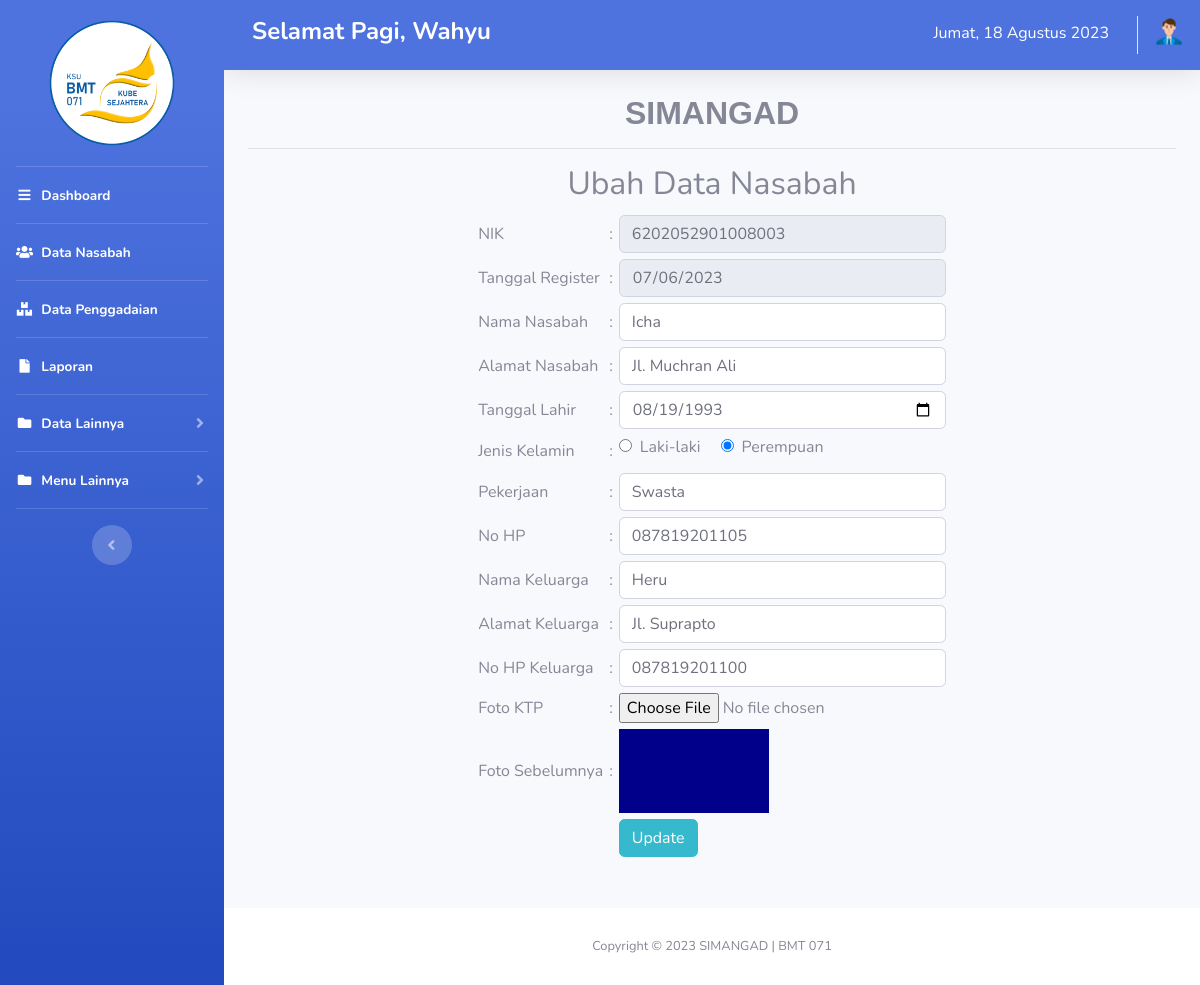
The app's page /index.php?updatenasabah=6202052901008003 (signed in) with its own data.
### tables this page shows
CREATE TABLE `nasabah` (
  `nik` varchar(16) NOT NULL,
  `nama_nasabah` varchar(30) NOT NULL,
  `alamat_nasabah` varchar(30) NOT NULL,
  `tgl_lahir` date NOT NULL,
  `jk` char(9) NOT NULL,
  `pekerjaan` varchar(20) NOT NULL,
  `no_hp` varchar(13) NOT NULL,
  `nama_keluarga` varchar(30) NOT NULL,
  `alamat_keluarga` varchar(30) NOT NULL,
  `no_hp_keluarga` varchar(13) NOT NULL,
  `tgl_register` date NOT NULL,
  `ktp` varchar(50) NOT NULL
);

### nasabah_form_update.php (the view, shortened to what this page needs)
<!DOCTYPE html>
<html>
<head>
  <link rel="stylesheet" type="text/css" href="../style/style.css?v=1" />
</head>
<body>
  <h2 align="center">Ubah Data Nasabah</h2>
  <?php
  if (isset($_GET['updatenasabah'])) {
    $id = $_GET['updatenasabah'];
    $result = $dbConn->prepare("SELECT * FROM nasabah where nik=:id");
    $result->execute(array(':id' => $id));
    $row = $result->fetch(PDO::FETCH_ASSOC);
  }
  ?>
  <form name="edit" action="proses_update.php?id=<?php echo $row['nik']; ?>" method="post" enctype="multipart/form-data">
    <table cellpadding="3" cellspacing="0" align="center">
      <tr>
        <td>NIK</td>
        <td>:</td>
        <td>
          <input readonly type="text" value="<?php echo $row['nik'] ?>" name="in_Nik" class="form-control" onchange='tryNumberFormat(this.form.thirdBox);' />
        </td>
      </tr>
      <tr>
        <td>Tanggal Register</td>
        <td>:</td>
        <td>
          <input readonly type="date" value="<?php echo $row['tgl_register'] ?>" name="in_Tglreg" class="form-control" id="tglreg" />
        </td>
      </tr>
      <tr>
        <td>Nama Nasabah</td>
        <td>:</td>
        <td>
          <input id="src" type="text" name="in_NamaNas" class="form-control" value="<?php echo $row['nama_nasabah'] ?>" />
        </td>
      </tr>
      <tr>
      <tr>
        <td>Alamat Nasabah</td>
        <td>:</td>
        <td>
          <input type="text" name="in_AlamatNas" class="form-control" value="<?php echo $row['alamat_nasabah'] ?>" />
        </td>
      </tr>
      <tr>
        <td>Tanggal Lahir</td>
        <td>:</td>
        <td>
          <form action="<?php echo $_SERVER['PHP_SELF']; ?>" method="post">
            <input type="date" name="in_TglNas" class="form-control" value="<?php echo $row['tgl_lahir'] ?>" />
          </form>
        </td>
      </tr>
      <tr>
        <td>Jenis Kelamin</td>
        <td>:</td>
        <td><input type="radio" name="jk" value="Laki-laki" <?php if ($row['jk'] == "Laki-laki") { ?> checked<?php } ?> /><label class="ml-2">Laki-laki</label>
          <input class="ml-3" type="radio" name="jk" value="Perempuan" <?php if ($row['jk'] == "Perempuan") { ?> checked<?php } ?> /><label class="ml-2">Perempuan</label>
        </td>
      </tr>
      <tr>
        <td>Pekerjaan</td>
        <td>:</td>
        <td>
          <input type="text" name="in_Pekerjaan" class="form-control" value="<?php echo $row['pekerjaan'] ?>" />
        </td>
      </tr>
      <tr>
        <td>No HP</td>
        <td>:</td>
        <td>
          <input type="text" name="in_Nohp" class="form-control" value="<?php echo $row['no_hp'] ?>" onchange='tryNumberFormat(this.form.thirdBox);' />
        </td>
      </tr>
      <tr>
        <td>Nama Keluarga</td>
        <td>:</td>
        <td>
          <input type="text" name="in_Namakeluarga" value="<?php echo $row['nama_keluarga'] ?>" class="form-control" />
        </td>
      </tr>
      <tr>
        <td>Alamat Keluarga</td>
        <td>:</td>
        <td>
          <input type="text" name="in_Alamatkeluarga" value="<?php echo $row['alamat_keluarga'] ?>" class="form-control" />
        </td>
      </tr>
      <tr>
        <td>No HP Keluarga</td>
        <td>:</td>
        <td>
          <input type="text" name="in_Nokeluarga" class="form-control" value="<?php echo $row['no_hp_keluarga'] ?>" onchange='tryNumberFormat(this.form.thirdBox);' />
        </td>
      </tr>
      <tr>
        <td>Foto KTP</td>
        <td>:</td>
        <td>
          <input type="file" name="ktp" value="<?php echo $row['ktp'] ?>" />
        </td>
      </tr>
      <tr>
        <td>Foto Sebelumnya</td>
        <td>:</td>
        <td>
          <?php
          if ($row['ktp'] <> '') {
            echo '<img src="./img/ktp/' . $row['ktp'] . '" width="150px">';
          } ?>
        </td>
      </tr>
      <td></td>
      <td></td>
      <td>
        <button type="submit" name="btn_nasabah_update" class="btn btn-info" onclick="return getAge()">Update</button>
      </td>
      </tr>
    </table>
  </form>
  <br>
  <br>
</body>
</html>

### records on screen
nasabah: in_Nik "6202052901008003", in_Tglreg "07/06/2023", in_NamaNas "Icha", in_AlamatNas "Jl. Muchran Ali", in_TglNas "08/19/1993", jk "☑", in_Pekerjaan "Swasta", in_Nohp "087819201105", in_Namakeluarga "Heru", in_Alamatkeluarga "Jl. Suprapto", in_Nokeluarga "087819201100", ktp (picture)

### other values on screen
$_SESSION['admin']['nama_admin'] "Wahyu"
